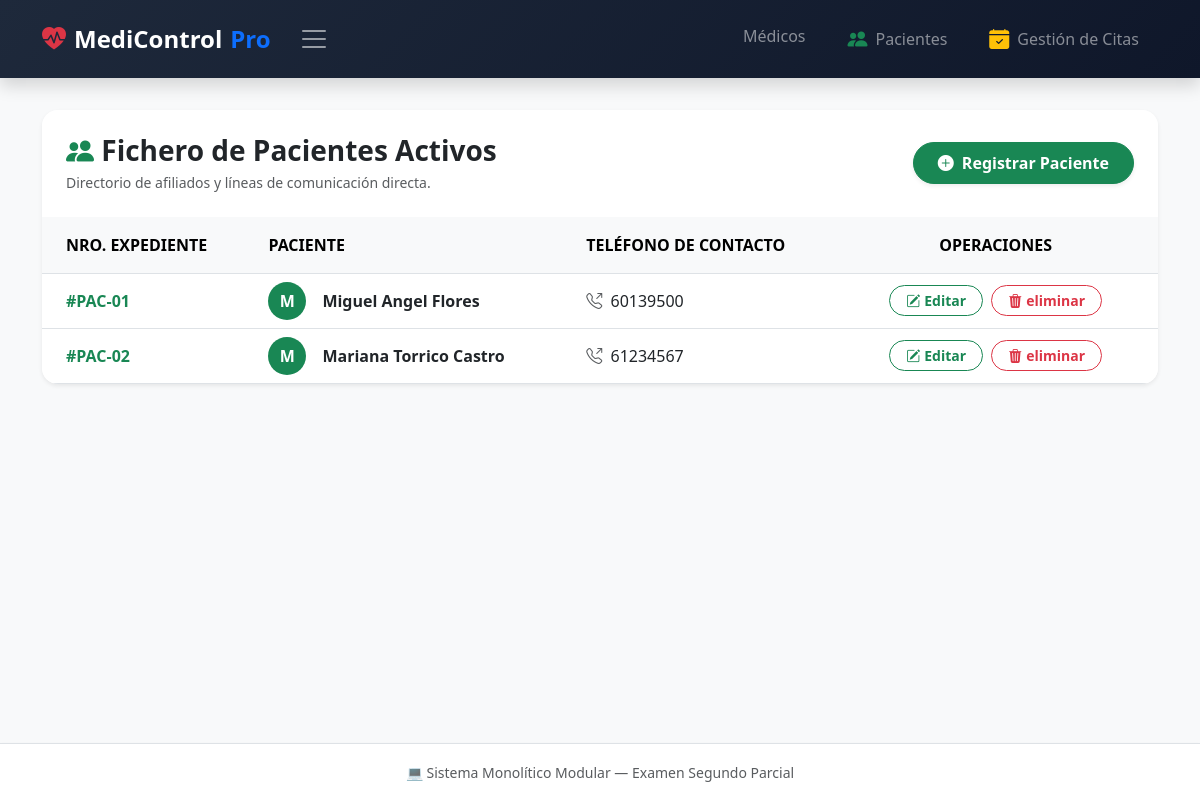
The app's page /pacientes/ with its own data.
### blueprintapp/pacientes/models.py (models this page shows)
class Paciente(db.Model):
    __tablename__ = 'pacientes'
    id = db.Column(db.Integer, primary_key=True)
    nombre = db.Column(db.String(100), nullable=False)
    telefono = db.Column(db.String(20), nullable=False)
    citas = db.relationship('Cita', backref='paciente', lazy=True, cascade="all, delete-orphan")

### blueprintapp/pacientes/routes.py (the view)
@bp_pacientes.route('/')
def index():
    pacientes = Paciente.query.all()
    return render_template('pacientes/index.html', pacientes=pacientes)

### blueprintapp/pacientes/templates/pacientes/index.html (shortened to what this page needs)
{% extends 'base.html' %}
{% block content %}
<div class="card border-0 shadow-sm rounded-4 overflow-hidden">
    <div class="card-header bg-white p-4 border-0 d-flex flex-sm-row flex-column justify-content-between align-items-sm-center gap-3">
        <div>
            <h3 class="fw-bold text-dark mb-1"><i class="bi bi-people-fill text-success"></i> Fichero de Pacientes Activos</h3>
            <p class="text-muted mb-0 small">Directorio de afiliados y líneas de comunicación directa.</p>
        </div>
        <a href="{{ url_for('pacientes.crear') }}" class="btn btn-success px-4 py-2 rounded-pill fw-bold d-flex align-items-center gap-2 shadow-sm">
            <i class="bi bi-plus-circle-fill"></i> Registrar Paciente
        </a>
    </div>
    <div class="table-responsive">
        <table class="table table-hover align-middle mb-0 text-nowrap">
            <thead class="table-light text-uppercase fs-7 text-secondary border-bottom">
                <tr>
                    <th class="ps-4 py-3">Nro. Expediente</th>
                    <th class="py-3">Paciente</th>
                    <th class="py-3">Teléfono de Contacto</th>
                    <th class="pe-4 py-3 text-center">Operaciones</th>
                </tr>
            </thead>
            <tbody>
                {% for p in pacientes %}
                <tr>
                    <td class="ps-4 fw-bold text-success">#PAC-0{{ p.id }}</td>
                    <td>
                        <div class="d-flex align-items-center gap-3">
                            <div class="avatar bg-success text-white rounded-circle d-flex align-items-center justify-content-center fw-bold" style="width: 38px; height: 38px;">
                                {{ p.nombre[:1].upper() }}
                            </div>
                            <span class="fw-semibold text-dark">{{ p.nombre }}</span>
                        </div>
                    </td>
                    <td><span class="text-dark fw-medium"><i class="bi bi-telephone-outbound text-muted me-1"></i> {{ p.telefono }}</span></td>
                    <td class="pe-4 text-center">
                        <a href="{{ url_for('pacientes.editar', id=p.id) }}" class="btn btn-sm btn-outline-success px-3 rounded-pill fw-bold d-inline-flex align-items-center gap-1 me-1">
                            <i class="bi bi-pencil-square"></i> Editar
                        </a>
                        <form action="{{ url_for('pacientes.eliminar', id=p.id) }}" method="POST" style="display:inline;">
                            <button class="btn btn-sm btn-outline-danger px-3 rounded-pill fw-bold d-inline-flex align-items-center gap-1" onclick="return confirm('¿Remover expediente?')">
                                <i class="bi bi-trash3-fill"></i> eliminar
                            </button>
                        </form>
                    </td>
                </tr>
                {% endfor %}
            </tbody>
        </table>
    </div>
</div>
{% endblock %}

### records on screen
Paciente: id "1", nombre "M", nombre "Miguel Angel Flores", telefono "60139500"
Paciente: id "2", nombre "M", nombre "Mariana Torrico Castro", telefono "61234567"
